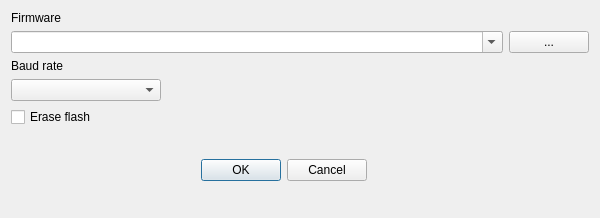
<?xml version="1.0" encoding="UTF-8"?>
<ui version="4.0">
 <class>DialogFlash</class>
 <widget class="QDialog" name="DialogFlash">
  <property name="geometry">
   <rect>
    <x>0</x>
    <y>0</y>
    <width>600</width>
    <height>218</height>
   </rect>
  </property>
  <property name="windowTitle">
   <string>Flash firmware</string>
  </property>
  <layout class="QGridLayout" name="gridLayout">
   <item row="0" column="0">
    <widget class="QLabel" name="label_firmware">
     <property name="sizePolicy">
      <sizepolicy hsizetype="Fixed" vsizetype="Preferred">
       <horstretch>0</horstretch>
       <verstretch>0</verstretch>
      </sizepolicy>
     </property>
     <property name="text">
      <string>Firmware</string>
     </property>
     <property name="alignment">
      <set>Qt::AlignRight|Qt::AlignTrailing|Qt::AlignVCenter</set>
     </property>
    </widget>
   </item>
   <item row="1" column="0" colspan="3">
    <layout class="QHBoxLayout" name="horizontalLayout">
     <item>
      <widget class="QComboBox" name="firmware">
       <property name="editable">
        <bool>true</bool>
       </property>
       <property name="insertPolicy">
        <enum>QComboBox::InsertAtTop</enum>
       </property>
      </widget>
     </item>
     <item>
      <widget class="QPushButton" name="select_firmware">
       <property name="enabled">
        <bool>true</bool>
       </property>
       <property name="sizePolicy">
        <sizepolicy hsizetype="Fixed" vsizetype="Fixed">
         <horstretch>0</horstretch>
         <verstretch>0</verstretch>
        </sizepolicy>
       </property>
       <property name="acceptDrops">
        <bool>true</bool>
       </property>
       <property name="toolTip">
        <string>Select firmware file</string>
       </property>
       <property name="text">
        <string>...</string>
       </property>
      </widget>
     </item>
    </layout>
   </item>
   <item row="2" column="0">
    <widget class="QLabel" name="label_baud">
     <property name="sizePolicy">
      <sizepolicy hsizetype="Fixed" vsizetype="Preferred">
       <horstretch>0</horstretch>
       <verstretch>0</verstretch>
      </sizepolicy>
     </property>
     <property name="maximumSize">
      <size>
       <width>16777215</width>
       <height>16777213</height>
      </size>
     </property>
     <property name="layoutDirection">
      <enum>Qt::LeftToRight</enum>
     </property>
     <property name="text">
      <string>Baud rate</string>
     </property>
     <property name="alignment">
      <set>Qt::AlignRight|Qt::AlignTrailing|Qt::AlignVCenter</set>
     </property>
    </widget>
   </item>
   <item row="3" column="0" colspan="3">
    <layout class="QHBoxLayout" name="baud_layout">
     <item>
      <widget class="QComboBox" name="baud">
       <property name="enabled">
        <bool>true</bool>
       </property>
       <property name="minimumSize">
        <size>
         <width>150</width>
         <height>0</height>
        </size>
       </property>
       <property name="toolTip">
        <string>Select flash baud rate</string>
       </property>
      </widget>
     </item>
     <item>
      <spacer name="baud_spacer">
       <property name="orientation">
        <enum>Qt::Horizontal</enum>
       </property>
       <property name="sizeHint" stdset="0">
        <size>
         <width>40</width>
         <height>20</height>
        </size>
       </property>
      </spacer>
     </item>
    </layout>
   </item>
   <item row="4" column="0">
    <widget class="QCheckBox" name="erase">
     <property name="sizePolicy">
      <sizepolicy hsizetype="Fixed" vsizetype="Fixed">
       <horstretch>0</horstretch>
       <verstretch>0</verstretch>
      </sizepolicy>
     </property>
     <property name="toolTip">
      <string>Check to erase the flash content before write firmware</string>
     </property>
     <property name="text">
      <string>Erase flash</string>
     </property>
    </widget>
   </item>
   <item row="5" column="0">
    <widget class="QDialogButtonBox" name="button_box">
     <property name="orientation">
      <enum>Qt::Horizontal</enum>
     </property>
     <property name="standardButtons">
      <set>QDialogButtonBox::Cancel|QDialogButtonBox::Ok</set>
     </property>
     <property name="centerButtons">
      <bool>true</bool>
     </property>
    </widget>
   </item>
   <item row="5" column="1">
    <spacer name="vertical_spacer">
     <property name="orientation">
      <enum>Qt::Vertical</enum>
     </property>
     <property name="sizeHint" stdset="0">
      <size>
       <width>20</width>
       <height>40</height>
      </size>
     </property>
    </spacer>
   </item>
  </layout>
 </widget>
 <tabstops>
  <tabstop>firmware</tabstop>
  <tabstop>select_firmware</tabstop>
  <tabstop>baud</tabstop>
  <tabstop>erase</tabstop>
 </tabstops>
 <resources/>
 <connections>
  <connection>
   <sender>button_box</sender>
   <signal>accepted()</signal>
   <receiver>DialogFlash</receiver>
   <slot>accept()</slot>
   <hints>
    <hint type="sourcelabel">
     <x>248</x>
     <y>254</y>
    </hint>
    <hint type="destinationlabel">
     <x>157</x>
     <y>274</y>
    </hint>
   </hints>
  </connection>
  <connection>
   <sender>button_box</sender>
   <signal>rejected()</signal>
   <receiver>DialogFlash</receiver>
   <slot>reject()</slot>
   <hints>
    <hint type="sourcelabel">
     <x>316</x>
     <y>260</y>
    </hint>
    <hint type="destinationlabel">
     <x>286</x>
     <y>274</y>
    </hint>
   </hints>
  </connection>
 </connections>
</ui>
